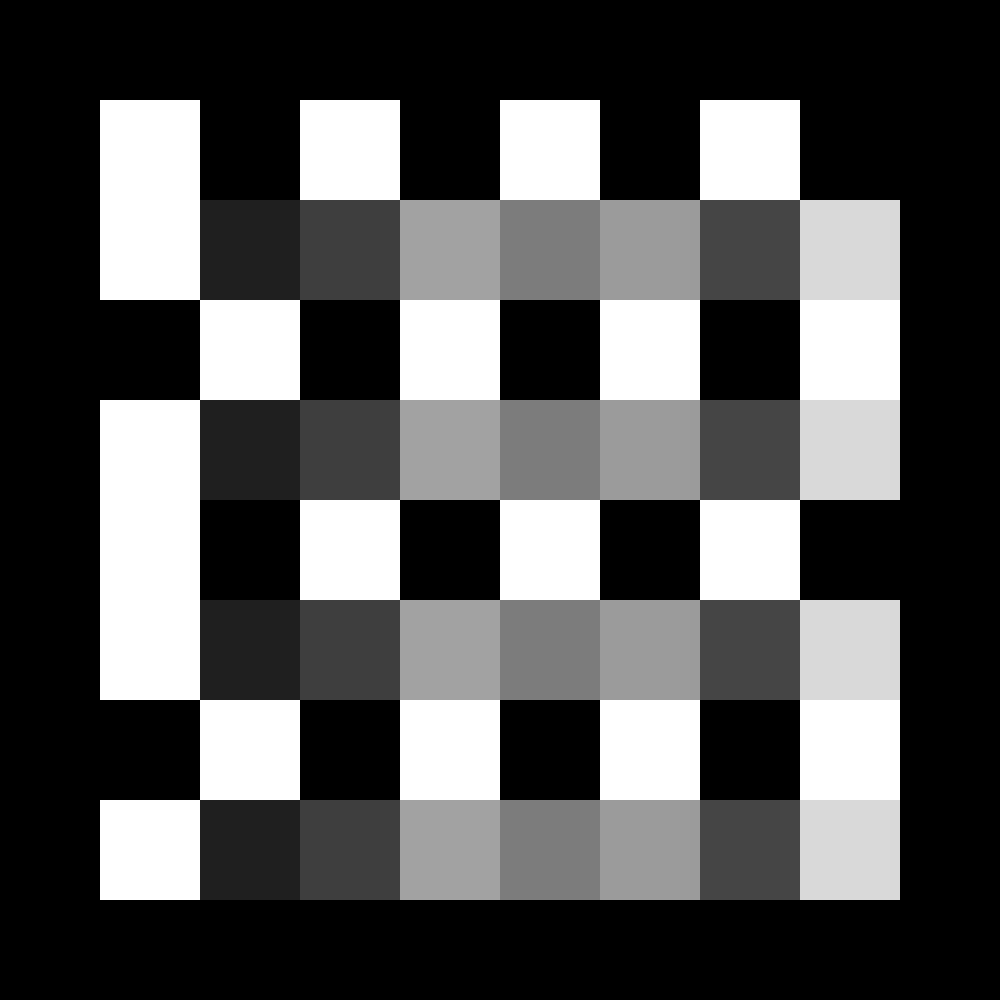
Frame 1 (no input)
Frame 60 (the mouse pressed at the canvas centre just before this capture): identical to frame 1, image omitted
Frame 120 (the mouse held since frame 60 and released just before this capture): identical to frame 1, image omitted

The Processing sketch that drew this single still picture (run headless with seeded random() and noise(); from frame 60 on, the mouse is pressed at the canvas centre):

// Processing sketch: CNNAttempt
// ── CNNAttempt.pde
// https://mlnotebook.github.io/post/CNN1/

float sc = 100;

int size = 8; // count

byte modificationType = 0; // 0 is set to output, 1 is add output, -1 is subract output

byte drawType = 2; // one is default, 2 reverses some init drawing

int[][] img; // { {255, 0, 255, 0, 255}, {0, 51, 102, 153, 204, 255}, {0, 255, 0, 255, 0}, {255, 204, 153, 102, 51, 0}, {0, 122, 255, 122, 0} };

float[][] viewWeight = new float[3][3]; // 3 is view size

boolean keepsInRange = true;

void setup() {
  size(1000, 1000);

  setImg();

  viewWeight[0][0] = random(-1, 1); // the scale doesn't matter, it gets factored out later.
  viewWeight[0][1] = random(-1, 1);
  viewWeight[0][2] = random(-1, 1);

  viewWeight[1][0] = random(-1, 1);
  viewWeight[1][1] = random(-1, 1);
  viewWeight[1][2] = random(-1, 1);

  viewWeight[2][0] = random(-1, 1);
  viewWeight[2][1] = random(-1, 1);
  viewWeight[2][2] = random(-1, 1);

  for (int i = 0; i < 3; i++) {
    for (int j = 0; j < 3; j++) {
      println("viewWeight[" + i + "][" + j + "] = " + viewWeight[i][j] + ";");
    }
  }
}

// make a CNN that finds the weighted brightness of a region, stores that, then applies a dimmer to each section proportional to the "brightness"

void draw() {
  background(0);

  noStroke();

  for (int i = 0; i < img.length; i++) {
    for (int j = 0; j < img[i].length; j++) {
      fill(img[i][j], img[i][j], img[i][j]);
      rect(j*sc, i*sc, sc, sc);
    }
  }

  strokeWeight(1);
  stroke(255);
  line(0, sc*img.length, sc*img.length, sc*img.length);
  line(sc*img.length, 0, sc*img.length, sc*img.length);
}

void mouseWheel() {

  float[][] output = new float[size][size]; // the "compressed" (read & calculated) array

  float MAX_VAL = 0;

  for (int i = 0; i < size; i++) { // each row in output
    for (int j = 0; j < size; j++ ) { // each each item in output
      output[i][j] = 0; // set as default val
      for (int r = i-1; r <= i+1; r++) {
        for (int c = j-1; c <= j+1; c++) {
          output[i][j]+=img[1+r][1+c]*viewWeight[1+r-i][1+c-j];
        }
      }
      if (abs(output[i][j]) > MAX_VAL) {
        MAX_VAL = output[i][j];
      }
    }
  }

  // add shade. aply color/2 (scale so 255 is max_val)

  noStroke();

  float outputScale = MAX_VAL/255.0; // modify here!

  for (int i = 0; i < size; i++) {
    for (int j = 0; j < size; j++) { // for each spot in the output
      for (int r = -1; r <= 1; r++) {
        for (int c = -1; c <= 1; c++) { // apple the output to img
          if (modificationType == 0) {
            img[1+i+r][1+j+c] = (int) (output[i][j]/outputScale);
          } else if (modificationType == 1) {
            img[1+i+r][1+j+c] += output[i][j]/outputScale;
          } else if (modificationType == -1) {
            img[1+i+r][1+j+c] -= output[i][j]/outputScale;
          } else {
            // that's a shame
          }
          if (keepsInRange) {
            if (img[1+i+r][1+j+c] > 255)
              img[1+i+r][1+j+c] = 255;
            if (img[1+i+r][1+j+c] < 0)
              img[1+i+r][1+j+c] = 0;
          }
        }
      }
    }
  }

  /*
  for (int i = 0; i < img.length; i++) {
   for (int j = 0; j < img[i].length; j++) {
   println(i + "  " + j + "  " + img[i][j]);
   }
   }
   */
}

void mouseClicked() {
  setImg();
}

void setImg() {
  int[][] tempArr = new int[size][size];

  for (int i = 0; i < tempArr.length; i++) {
    for (int j = 0; j < tempArr.length; j++) {
      if (i % 2 == 0) {
        tempArr[i][j] = ((j+i/2) % 2 == 0? 255:0);
      } else {
        tempArr[i][j] = abs((j % 3 == 0 && drawType == 2 ? -255:0) + j*(255/size));
      }
    }
  }


  img = new int[size+2][size+2]; // resets all to zero

  try {
    for (int i = 1; i < img.length-1; i++) {
      for (int j = 1; j < img[i].length-1; j++) {
        img[i][j] = tempArr[i-1][j-1];
      }
    }
  }
  catch (Exception e) {
    println("Check that tempArr is square and has length and width equal to size");
  }
}

void keyReleased() {
  if (key == 'n') {
    println("\r\n");

    viewWeight[0][0] = random(-1, 1); // the scale doesn't matter, it gets factored out later.
    viewWeight[0][1] = random(-1, 1);
    viewWeight[0][2] = random(-1, 1);

    viewWeight[1][0] = random(-1, 1);
    viewWeight[1][1] = random(-1, 1);
    viewWeight[1][2] = random(-1, 1);

    viewWeight[2][0] = random(-1, 1);
    viewWeight[2][1] = random(-1, 1);
    viewWeight[2][2] = random(-1, 1);

    for (int i = 0; i < 3; i++) {
      for (int j = 0; j < 3; j++) {
        println("viewWeight[" + i + "][" + j + "] = " + viewWeight[i][j] + ";");
      }
    }

    mouseClicked();
  }
}


/*
  
 // ADDING
 
 viewWeight[0][0] = -0.67797506; // keepsInRange
viewWeight[0][1] = 0.42001307;
viewWeight[0][2] = -0.07249141;
viewWeight[1][0] = 0.19051194;
viewWeight[1][1] = -0.12037933;
viewWeight[1][2] = 0.15966499;
viewWeight[2][0] = 0.8301892;
viewWeight[2][1] = -0.6235814;
viewWeight[2][2] = -0.17874706;

 
 viewWeight[0][0] = -0.20321941; // waves-thingy
viewWeight[0][1] = -0.40629232;
viewWeight[0][2] = -0.8672881;
viewWeight[1][0] = 0.38546264;
viewWeight[1][1] = 0.49619174;
viewWeight[1][2] = 0.74672616;
viewWeight[2][0] = 0.8600632;
viewWeight[2][1] = -0.57152116;
viewWeight[2][2] = -0.36613548;

viewWeight[0][0] = 0.42535996; // sonar waves
viewWeight[0][1] = 0.20250022;
viewWeight[0][2] = 0.11490095;
viewWeight[1][0] = 0.28385222;
viewWeight[1][1] = 0.34728336;
viewWeight[1][2] = -0.27777314;
viewWeight[2][0] = -0.7082759;
viewWeight[2][1] = -0.2516253;
viewWeight[2][2] = -0.07910085;
 
 viewWeight[0][0] = 0.026697397
 viewWeight[0][1] = -0.65235186
 viewWeight[0][2] = 0.97181726
 viewWeight[1][0] = 0.17297041
 viewWeight[1][1] = -0.23655093
 viewWeight[1][2] = 0.38833606
 viewWeight[2][0] = 0.09809375
 viewWeight[2][1] = -0.73471236
 viewWeight[2][2] = -0.2528695
 
 
 viewWeight[0][0] = -0.41071582
 viewWeight[0][1] = -0.499879
 viewWeight[0][2] = 0.44623244
 viewWeight[1][0] = -0.6553316
 viewWeight[1][1] = -0.42016995
 viewWeight[1][2] = -0.57833135
 viewWeight[2][0] = 0.7898755
 viewWeight[2][1] = 0.41094255
 viewWeight[2][2] = 0.550033
 
 
 viewWeight[0][0] = 0.99097145
 viewWeight[0][1] = -0.97448397
 viewWeight[0][2] = 0.31359053
 viewWeight[1][0] = -0.6587751
 viewWeight[1][1] = 0.1882658
 viewWeight[1][2] = 0.60666275
 viewWeight[2][0] = 0.48639238
 viewWeight[2][1] = -0.26021242
 viewWeight[2][2] = -0.83261
 
 
 viewWeight[0][0] = -0.617802
 viewWeight[0][1] = 0.9693023
 viewWeight[0][2] = 0.877893
 viewWeight[1][0] = -0.34149826
 viewWeight[1][1] = 0.9840654
 viewWeight[1][2] = -0.46953964
 viewWeight[2][0] = -0.81567013
 viewWeight[2][1] = -0.15570581
 viewWeight[2][2] = -0.33172464
 
 
 // SUBTRACTING
 
 viewWeight[0][0] = -0.9047216; // waves 2?
viewWeight[0][1] = 0.49576485;
viewWeight[0][2] = -0.1404239;
viewWeight[1][0] = 0.04745698;
viewWeight[1][1] = -0.35109437;
viewWeight[1][2] = 0.7896137;
viewWeight[2][0] = 0.5433036;
viewWeight[2][1] = -0.45729887;
viewWeight[2][2] = 0.42561233;
 
 viewWeight[0][0] = 0.5169487; // glitchy-fire
viewWeight[0][1] = -0.8592125;
viewWeight[0][2] = 0.40813756;
viewWeight[1][0] = -0.576053;
viewWeight[1][1] = 0.76483;
viewWeight[1][2] = -0.14760017;
viewWeight[2][0] = -0.9611391;
viewWeight[2][1] = 0.47963762;
viewWeight[2][2] = 0.2542677;

viewWeight[0][0] = -0.89107835; // ripply-glitchy-firey-thingy
viewWeight[0][1] = 0.7136195;
viewWeight[0][2] = -0.2567588;
viewWeight[1][0] = 0.2551577;
viewWeight[1][1] = 0.42235458;
viewWeight[1][2] = 0.95773494;
viewWeight[2][0] = -0.64707696;
viewWeight[2][1] = -0.15941525;
viewWeight[2][2] = -0.47719967;
 
 viewWeight[0][0] = -0.51844263
 viewWeight[0][1] = 0.48941183
 viewWeight[0][2] = 0.5105698
 viewWeight[1][0] = -0.21299517
 viewWeight[1][1] = -0.520378
 viewWeight[1][2] = -0.290249
 viewWeight[2][0] = 0.7070619
 viewWeight[2][1] = 0.27922332
 viewWeight[2][2] = 0.91061354
 
 // SETTING
 
 viewWeight[0][0] = -0.98466194; // fade-thingy
 viewWeight[0][1] = -0.71093893;
 viewWeight[0][2] = 0.076001525;
 viewWeight[1][0] = -0.8717841;
 viewWeight[1][1] = 0.22493421;
 viewWeight[1][2] = -0.42717755;
 viewWeight[2][0] = -0.096716166;
 viewWeight[2][1] = -0.411471;
 viewWeight[2][2] = 0.33016896;
 
 
viewWeight[0][0] = 0.96831393; // fades up by one across a few frames
viewWeight[0][1] = 0.060171843;
viewWeight[0][2] = 0.95069575;
viewWeight[1][0] = 0.53514826;
viewWeight[1][1] = -0.25157428;
viewWeight[1][2] = -0.1128695;
viewWeight[2][0] = -0.85185695;
viewWeight[2][1] = -0.38333023;
viewWeight[2][2] = -0.2205627;
 
 viewWeight[0][0] = -0.26892686; // monotone color gradient thing
 viewWeight[0][1] = -0.47267473;
 viewWeight[0][2] = 0.3017236;
 viewWeight[1][0] = -0.98587203;
 viewWeight[1][1] = 0.04665172;
 viewWeight[1][2] = -0.667953;
 viewWeight[2][0] = -0.23192978;
 viewWeight[2][1] = 0.39832532;
 viewWeight[2][2] = 0.44986498;
 
 viewWeight[0][0] = -0.6950822; // flag-stripes
viewWeight[0][1] = -0.75432813;
viewWeight[0][2] = 0.9173522;
viewWeight[1][0] = 0.08608651;
viewWeight[1][1] = -0.35113144;
viewWeight[1][2] = 0.28513896;
viewWeight[2][0] = -0.41659486;
viewWeight[2][1] = -0.82317734;
viewWeight[2][2] = -0.36772704;
 
 viewWeight[0][0] = -0.6739695; // idk
viewWeight[0][1] = -0.98534775;
viewWeight[0][2] = 0.56955516;
viewWeight[1][0] = -0.08686316;
viewWeight[1][1] = 0.1513598;
viewWeight[1][2] = 0.75526536;
viewWeight[2][0] = -0.67400396;
viewWeight[2][1] = 0.18623817;
viewWeight[2][2] = -0.46561158;
 
 viewWeight[0][0] = -0.44399655 // fire-like?
 viewWeight[0][1] = 0.7300643
 viewWeight[0][2] = -0.31032205
 viewWeight[1][0] = -0.82816696
 viewWeight[1][1] = -0.5400151
 viewWeight[1][2] = -0.015557647
 viewWeight[2][0] = -0.39929008
 viewWeight[2][1] = -0.092800856
 viewWeight[2][2] = 0.33126855
 
 // Large size
 viewWeight[0][0] = -0.6916392
 viewWeight[0][1] = 0.6868354
 viewWeight[0][2] = -0.49238563
 viewWeight[1][0] = 0.22587538
 viewWeight[1][1] = -0.25203872
 viewWeight[1][2] = -0.80041206
 viewWeight[2][0] = 0.89078474
 viewWeight[2][1] = 0.7255273
 viewWeight[2][2] = -0.009313703
 
 viewWeight[0][0] = 0.43932438
 viewWeight[0][1] = 0.69447446
 viewWeight[0][2] = -0.54040635
 viewWeight[1][0] = 0.29429185
 viewWeight[1][1] = 0.660162
 viewWeight[1][2] = 0.10472953
 viewWeight[2][0] = -0.67833734
 viewWeight[2][1] = -0.47894835
 viewWeight[2][2] = 0.26552486
 
 */
